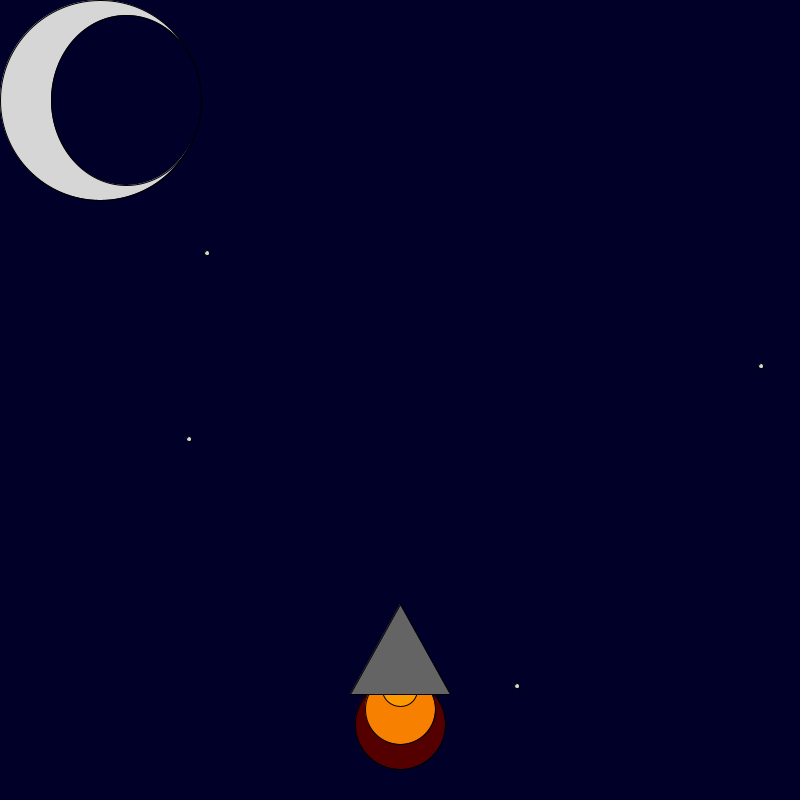
Frame 1 (no input)
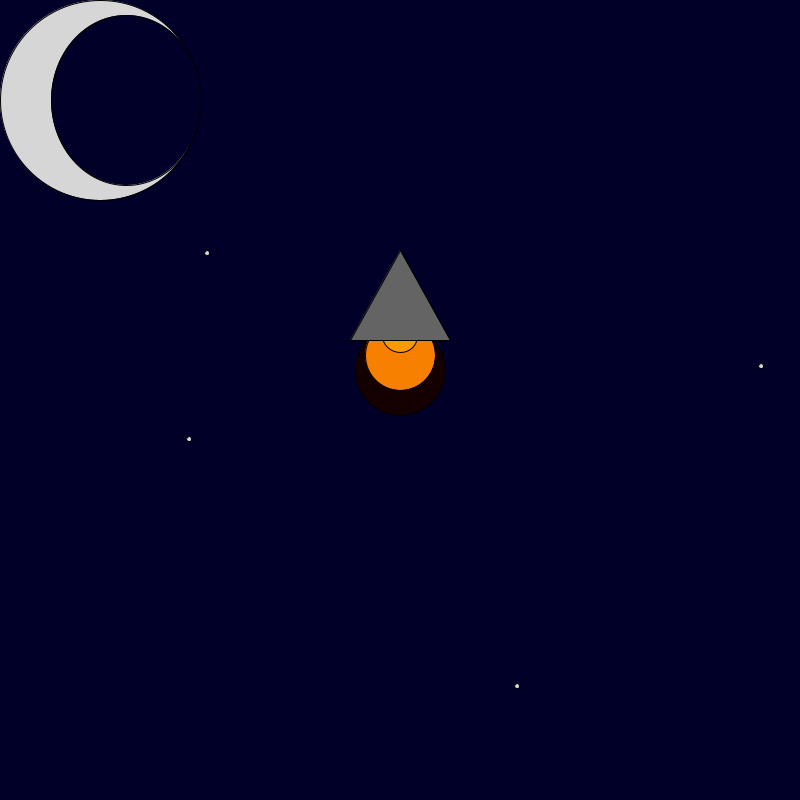
Frame 60 (the mouse pressed at the canvas centre just before this capture)
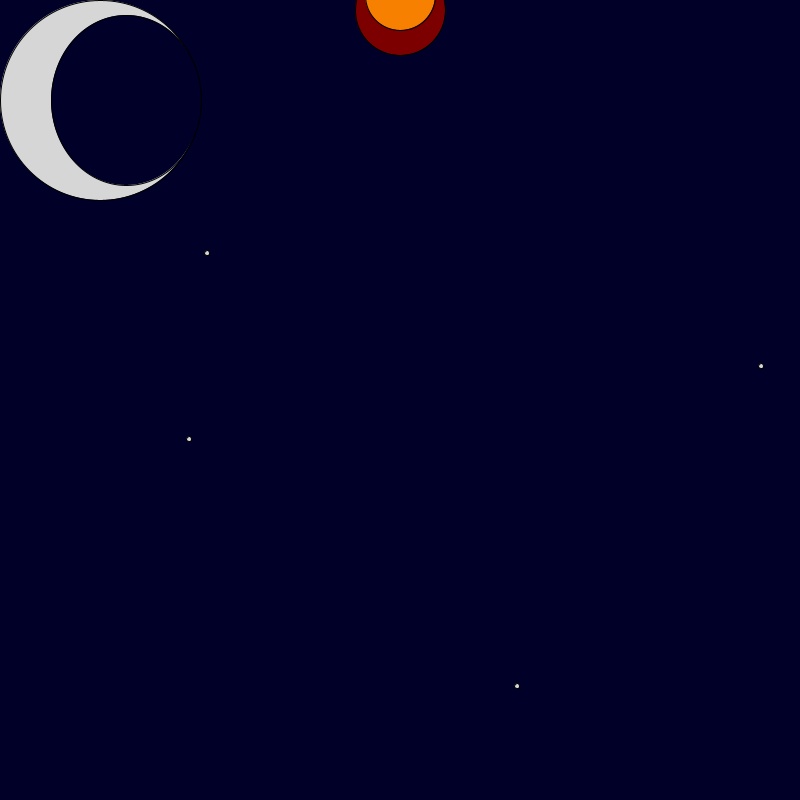
Frame 120 (the mouse held since frame 60 and released just before this capture)

The Processing sketch that drew these frames (run headless with seeded random() and noise(); from frame 60 on, the mouse is pressed at the canvas centre):

// Processing sketch: rocket_ship
// ── rocket_ship.pde
int x = 400; 
int y = 600; 
int starx1 = (int)random(800);
int starx2 = (int)random(800);
int starx3 = (int)random(800);
int starx4 = (int)random(800);
int stary1 = (int)random(800);
int stary2 = (int)random(800);
int stary3 = (int)random(800);
int stary4 = (int)random(800);
void setup() {
size(800, 800);


}



void draw() {
y-=6;
  background(0, 0, 40); 
  fill(#D6D6D6);
  ellipse(starx1, stary1, 5, 5);
  ellipse(starx2, stary2, 5, 5);  
  ellipse(starx3, stary3, 5, 5);
  ellipse(starx4, stary4, 5, 5);
  
  
    fill(random(255), 0, 0);
    ellipse(x, y + 130, 90, 90);
    fill(248, 128, 0);
    ellipse(x, y + 115, 70, 70);
    fill(255, 153, 0);
    ellipse(x, y + 95, 35, 35);
    fill(100, 100, 100);
    triangle(x, y + 10, x + 50, y + 100, x - 50, y + 100);
    fill(#D6D6D6);
    ellipse(100, 100, 200, 200);
    fill(0, 0, 40);
    ellipse(126, 100, 150, 170);
}
